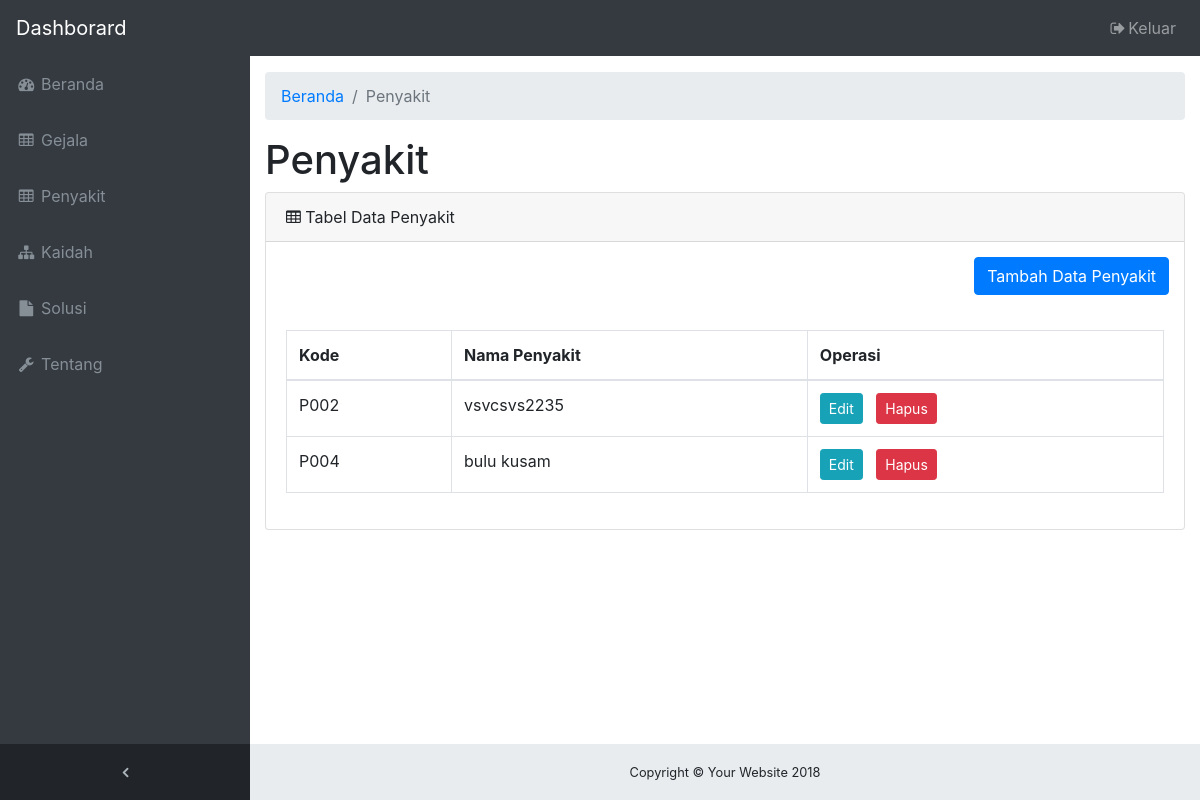
/tampilan_pakar/penyakit.php (signed in), run on an earlier commit of the app's database.
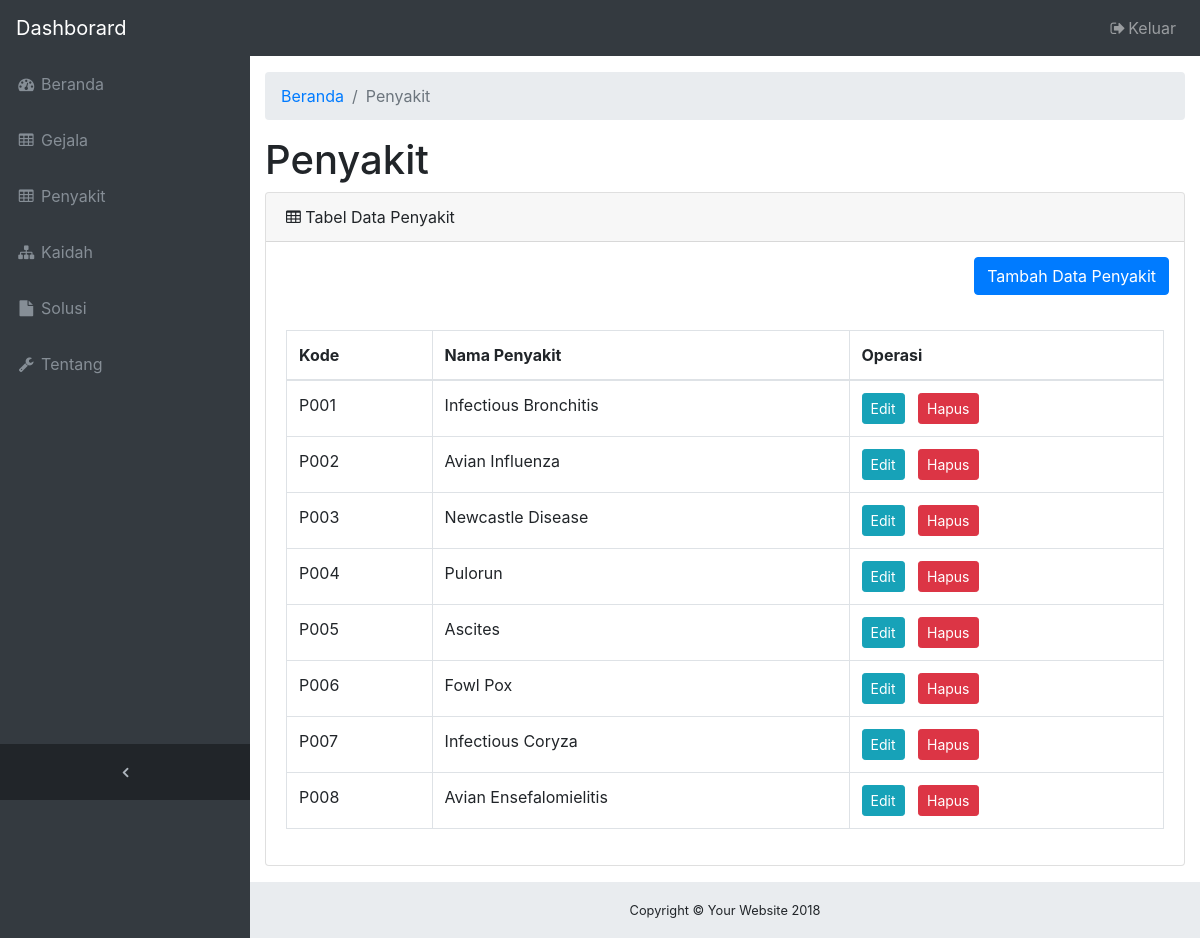
And on a later commit of the database.
### tables this page shows
CREATE TABLE `penyakit` (
  `kode_penyakit` varchar(4) NOT NULL,
  `nama_penyakit` varchar(50) NOT NULL
);

### tampilan_pakar/penyakit.php (the view, shortened to what this page needs)
<!DOCTYPE html>
<html lang="en">
<head>
  <?php
    include "head.php";
  ?>
</head>
<body class="fixed-nav sticky-footer bg-dark" id="page-top">
  <?php
    include "navigation.php";
  ?>
  <div class="content-wrapper">
    <div class="container-fluid">
      <ol class="breadcrumb">
        <li class="breadcrumb-item">
          <a href="index.html">Beranda</a>
        </li>
        <li class="breadcrumb-item active">Penyakit</li>
      </ol>
      <div class="row">
        <div class="col-12">
          <h1>Penyakit</h1>
        </div>
      </div>
      <?php
	      include "koneksi.php";
	      $sql = "select * from penyakit order by kode_penyakit";
	      $hasil = mysqli_query($konek, $sql);
      ?>
      <div class="card mb-3">
        <div class="card-header">
          <i class="fa fa-table"></i> Tabel Data Penyakit</div>
          <div class="" align="right" style="padding:15px;">
            <button class="btn btn-primary" data-toggle="modal" data-target="#tambah">Tambah Data Penyakit</button>
          </div>
        <div class="card-body">
          <div class="table-responsive">
            <table class="table table-bordered" id="dataTable" width="100%" cellspacing="0">
              <thead>
                <tr>
                  <th>Kode</th>
                  <th>Nama Penyakit</th>
                  <th>Operasi</th>
                </tr>
              </thead>
              <tbody>
              <?php while ($row = mysqli_fetch_assoc($hasil)){ ?>
			                 <tr>
  			                 <td><?php echo $row['kode_penyakit'] ?></td>
                         <td><?php echo $row['nama_penyakit'] ?></td>
                         <td><button class="btn btn-info btn-sm" data-toggle="modal" data-target="#edit<?php echo $row['kode_penyakit'] ?>">Edit</button>&nbsp;&nbsp;
                             <button class="btn btn-danger btn-sm" data-toggle="modal" data-target="#hapus<?php echo $row['kode_penyakit'] ?>">Hapus</button></td>
                       </tr>
                <?php } ?>
              </tbody>
            </table>
          </div>
        </div>
      </div>
    </div>
  </div>
   <?php
      include "footer.php";
    ?>
</body>
</html>

### tampilan_pakar/head.php (shortened to what this page needs)
<link href="vendor/bootstrap/css/bootstrap.min.css" rel="stylesheet">
<link href="vendor/font-awesome/css/font-awesome.min.css" rel="stylesheet" type="text/css">
<link href="css/sb-admin.css" rel="stylesheet">

### tampilan_pakar/navigation.php (shortened to what this page needs)
<nav class="navbar navbar-expand-lg navbar-dark bg-dark fixed-top" id="mainNav">
  <a class="navbar-brand" href="index.php">Dashborard</a>
  <div class="collapse navbar-collapse" id="navbarResponsive">
    <ul class="navbar-nav navbar-sidenav" id="exampleAccordion">
    <li class="nav-item" data-toggle="tooltip" data-placement="right" title="Beranda">
        <a class="nav-link" href="index.php">
          <i class="fa fa-fw fa-dashboard"></i>
          <span class="nav-link-text">Beranda</span>
        </a>
      </li>
      <li class="nav-item" data-toggle="tooltip" data-placement="right" title="Gejala">
        <a class="nav-link" href="gejala.php">
          <i class="fa fa-fw fa-table"></i>
          <span class="nav-link-text">Gejala</span>
        </a>
      </li>
      <li class="nav-item" data-toggle="tooltip" data-placement="right" title="Penyakit">
        <a class="nav-link" href="penyakit.php">
          <i class="fa fa-fw fa-table"></i>
          <span class="nav-link-text">Penyakit</span>
        </a>
      </li>
      <li class="nav-item" data-toggle="tooltip" data-placement="right" title="Kaidah">
        <a class="nav-link" href="kaidah.php">
          <i class="fa fa-fw fa-sitemap"></i>
          <span class="nav-link-text">Kaidah</span>
        </a>
      </li>
      <li class="nav-item" data-toggle="tooltip" data-placement="right" title="Solusi">
        <a class="nav-link" href="solusi.php">
          <i class="fa fa-fw fa-file"></i>
          <span class="nav-link-text">Solusi</span>
        </a>
      </li>
      <li class="nav-item" data-toggle="tooltip" data-placement="right" title="Tentang">
        <a class="nav-link" href="tentang.php">
          <i class="fa fa-fw fa-wrench"></i>
          <span class="nav-link-text">Tentang</span>
        </a>
      </li>
    </ul>
    <ul class="navbar-nav sidenav-toggler">
      <li class="nav-item">
        <a class="nav-link text-center" id="sidenavToggler">
          <i class="fa fa-fw fa-angle-left"></i>
        </a>
      </li>
    </ul>
    <ul class="navbar-nav ml-auto">
      <li class="nav-item">
        <a class="nav-link" data-toggle="modal" data-target="#exampleModal">
          <i class="fa fa-fw fa-sign-out"></i>Keluar</a>
      </li>
    </ul>
  </div>
</nav>

### tampilan_pakar/footer.php (shortened to what this page needs)
<footer class="sticky-footer">
  <div class="container">
    <div class="text-center">
      <small>Copyright © Your Website 2018</small>
    </div>
  </div>
</footer>

### tampilan_pakar/css/sb-admin.css (style rules this page uses)
html { position: relative; min-height: 100%; }
body { overflow-x: hidden; }
body.sticky-footer { margin-bottom: 56px; }
body.sticky-footer .content-wrapper { min-height: calc(100vh - 56px - 56px); }
body.fixed-nav { padding-top: 56px; }
.content-wrapper { min-height: calc(100vh - 56px); padding-top: 1rem; }
#mainNav .navbar-collapse { overflow: auto; max-height: 75vh; }
#mainNav .navbar-collapse .navbar-nav .nav-item .nav-link { cursor: pointer; }
#mainNav .navbar-collapse .sidenav-toggler { display: none; }
@media (min-width: 992px) { #mainNav .navbar-brand { width: 250px; } }
@media (min-width: 992px) { #mainNav .navbar-collapse { overflow: visible; max-height: none; } }
@media (min-width: 992px) { #mainNav .navbar-collapse .navbar-sidenav { position: absolute; top: 0; left: 0; -webkit-flex-direction: column; -ms-flex-direction: column; flex-direction: column; margin-top: 56px; } }
@media (min-width: 992px) { #mainNav .navbar-collapse .navbar-sidenav > .nav-item { width: 250px; padding: 0; } }
@media (min-width: 992px) { #mainNav .navbar-collapse .navbar-sidenav > .nav-item > .nav-link { padding: 1em; } }
#mainNav.fixed-top .sidenav-toggler { display: none; }
@media (min-width: 992px) { #mainNav.fixed-top .navbar-sidenav { height: calc(100vh - 112px); } }
@media (min-width: 992px) { #mainNav.fixed-top .sidenav-toggler { position: absolute; top: 0; left: 0; display: flex; -webkit-flex-direction: column; -ms-flex-direction: column; flex-direction: column; margin-top: calc(100vh - 56px); } }
@media (min-width: 992px) { #mainNav.fixed-top .sidenav-toggler > .nav-item { width: 250px; padding: 0; } }
@media (min-width: 992px) { #mainNav.fixed-top .sidenav-toggler > .nav-item > .nav-link { padding: 1em; } }
#mainNav.fixed-top.navbar-dark .sidenav-toggler { background-color: #212529; }
#mainNav.fixed-top.navbar-dark .sidenav-toggler a i { color: #adb5bd; }
.content-wrapper { overflow-x: hidden; background: white; }
@media (min-width: 992px) { .content-wrapper { margin-left: 250px; } }
#sidenavToggler i { font-weight: 800; }
#mainNav.navbar-dark .navbar-collapse .navbar-sidenav > .nav-item > .nav-link { color: #868e96; }
@media (min-width: 992px) { #mainNav.navbar-dark .navbar-collapse .navbar-sidenav { background: #343a40; } }
footer.sticky-footer { position: absolute; right: 0; bottom: 0; width: 100%; height: 56px; background-color: #e9ecef; line-height: 55px; }
@media (min-width: 992px) { footer.sticky-footer { width: calc(100% - 250px); } }

What changed in the data, as far as the page shows it:
added penyakit: kode_penyakit "P001", nama_penyakit "Infectious Bronchitis"
changed penyakit "P002": nama_penyakit "vsvcsvs2235" → "Avian Influenza"
added penyakit: kode_penyakit "P003", nama_penyakit "Newcastle Disease"
changed penyakit "P004": nama_penyakit "bulu kusam" → "Pulorun"
added penyakit: kode_penyakit "P005", nama_penyakit "Ascites"
added penyakit: kode_penyakit "P006", nama_penyakit "Fowl Pox"
added penyakit: kode_penyakit "P007", nama_penyakit "Infectious Coryza"
added penyakit: kode_penyakit "P008", nama_penyakit "Avian Ensefalomielitis"
